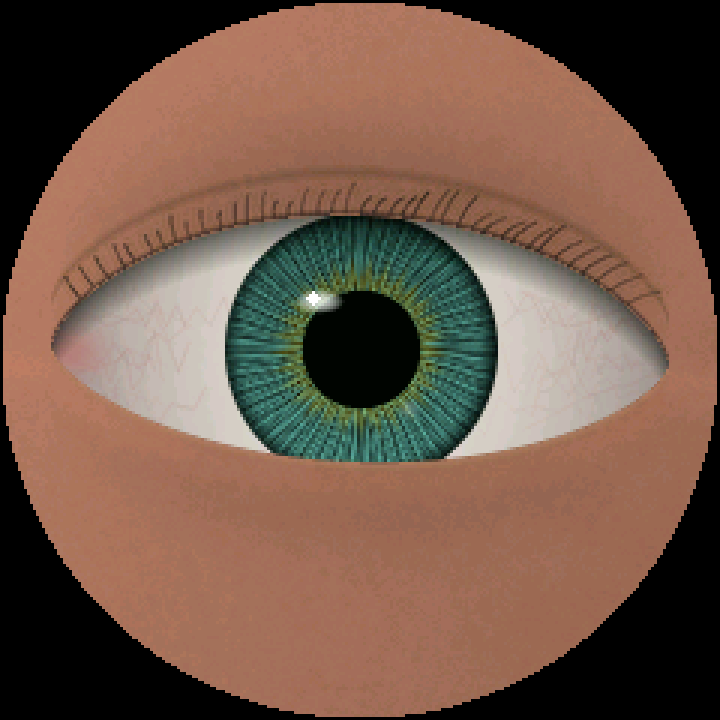

Write Python code to recreate this figure.
"""Render the actual eye firmware on the desktop; requires Pillow and g++."""
from pathlib import Path
import argparse
import shutil
import subprocess
import tempfile
from PIL import Image

ROOT = Path(__file__).resolve().parent
parser = argparse.ArgumentParser(description=__doc__)
parser.add_argument('--output-dir', type=Path, default=ROOT)
out = parser.parse_args().output_dir
out.mkdir(parents=True, exist_ok=True)
adapter = r'''
#pragma once
#include <cstdint>
#include <cstdio>
#include <stdexcept>
namespace lgfx {
class LGFXBase {
public:
  uint16_t pixels[240*240] = {};
  void setSwapBytes(bool) {}
  void pushImage(int x, int y, int w, int h, const uint16_t* source) {
    if (x<0 || y<0 || x+w>240 || y+h>240) throw std::runtime_error("Scanline bounds");
    for (int j=0; j<h; ++j) for (int i=0; i<w; ++i)
      pixels[(y+j)*240+x+i] = source[j*w+i];
  }
  void write(FILE* out) {
    for (uint16_t p: pixels) {
      const unsigned char rgb[] = {
        static_cast<unsigned char>((p>>11)*255/31),
        static_cast<unsigned char>(((p>>5)&63)*255/63),
        static_cast<unsigned char>((p&31)*255/31)};
      if (fwrite(rgb, 1, 3, out) != 3) throw std::runtime_error("Write failed");
    }
  }
};
}
'''
harness = r'''
#include "EyeAnimation.h"
int main(int argc, char** argv) {
  if (argc != 2) return 1;
  FILE* out = fopen(argv[1], "wb");
  if (!out) return 2;
  BlinkingEye::Animation eye;
  lgfx::LGFXBase canvas;
  eye.begin(0xE1E2026);
  bool closed = false, reopened = false;
  for (int frame=0; frame<240; ++frame) {
    eye.update(1.0f/30);
    eye.draw(canvas);
    canvas.write(out);
    if (eye.blinkAmount() == 1) closed = true;
    if (closed && eye.blinkAmount() == 0) reopened = true;
    if (canvas.pixels[0] != 0 || canvas.pixels[239] != 0) return 3;
    if (frame >= 53 && frame <= 65)
      printf("frame %d closure %.3f\n", frame, eye.blinkAmount());
  }
  fclose(out);
  if (!closed || !reopened) return 4;
  // Exercise repeated blinks and saccades without accumulating large times.
  for (int frame=0; frame<18000; ++frame) {
    eye.update(1.0f/30);
    if (frame%300 == 0) eye.draw(canvas);
  }
}
'''
compiler = shutil.which('g++')
if not compiler:
    raise SystemExit('g++ must be on PATH')
with tempfile.TemporaryDirectory(prefix='eye-preview-') as folder:
    tmp = Path(folder)
    (tmp/'LovyanGFX.hpp').write_text(adapter)
    (tmp/'preview.cpp').write_text(harness)
    exe, raw = tmp/'preview.exe', tmp/'frames.rgb'
    subprocess.run([compiler, '-std=c++17', '-O2', '-Wall', '-Wextra', '-Werror',
                    '-I', str(tmp), '-I', str(ROOT), str(tmp/'preview.cpp'),
                    '-o', str(exe)], check=True)
    subprocess.run([str(exe), str(raw)], check=True)
    data = raw.read_bytes()
size = 240*240*3
assert len(data) == 240*size
frames = [Image.frombytes('RGB', (240, 240), data[i:i+size])
          for i in range(0, len(data), size)]
frames[15].resize((720, 720), Image.Resampling.NEAREST).save(out/'preview.png')
contact = Image.new('RGB', (960, 240))
for i, index in enumerate([15, 56, 58, 62]):
    contact.paste(frames[index], (240*i, 0))
contact.save(out/'preview-contact.png')
swatches = Image.new('RGB', (240*8, 240))
for i in range(8):
    swatches.paste(frames[i*30], (240*i, 0))
palette = swatches.quantize(colors=256)
indexed = [frame.quantize(palette=palette, dither=Image.Dither.NONE) for frame in frames]
indexed[0].save(out/'preview.gif', save_all=True, append_images=indexed[1:],
                duration=[30, 30, 40]*80, loop=0, optimize=False)
print('Rendered 240 frames. Full blink, reopening, bounds and ten-minute simulation passed.')
